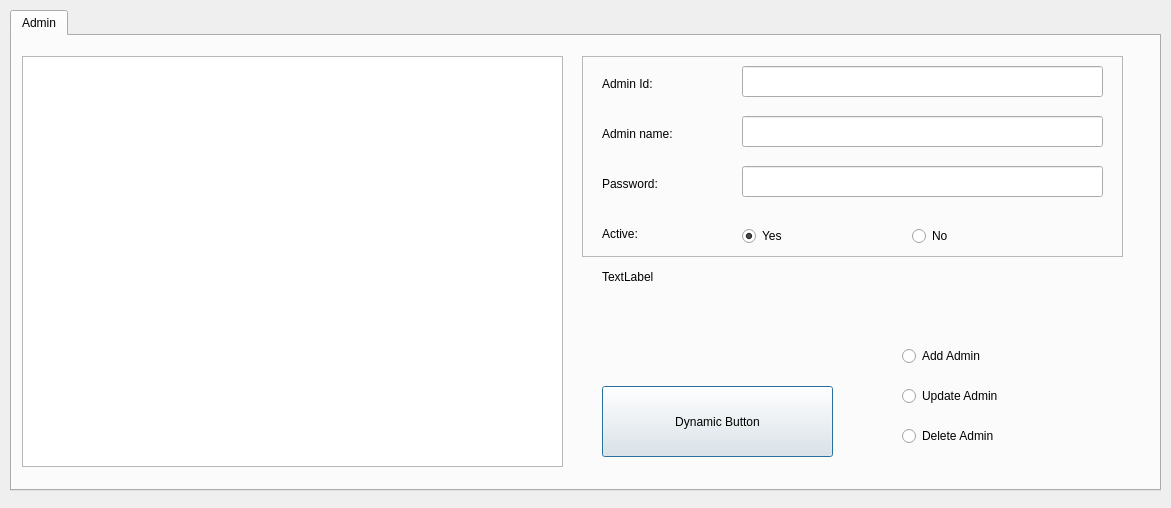
<?xml version="1.0" encoding="UTF-8"?>
<ui version="4.0">
 <class>dialogAdmin</class>
 <widget class="QDialog" name="dialogAdmin">
  <property name="geometry">
   <rect>
    <x>0</x>
    <y>0</y>
    <width>1171</width>
    <height>508</height>
   </rect>
  </property>
  <property name="windowTitle">
   <string>Admin</string>
  </property>
  <widget class="QTabWidget" name="tabAdmin">
   <property name="geometry">
    <rect>
     <x>10</x>
     <y>10</y>
     <width>1151</width>
     <height>481</height>
    </rect>
   </property>
   <property name="font">
    <font>
     <pointsize>9</pointsize>
    </font>
   </property>
   <property name="currentIndex">
    <number>0</number>
   </property>
   <widget class="QWidget" name="tabAdmin">
    <attribute name="title">
     <string>Admin</string>
    </attribute>
    <widget class="QPushButton" name="pushBtnAdmin">
     <property name="geometry">
      <rect>
       <x>590</x>
       <y>350</y>
       <width>231</width>
       <height>71</height>
      </rect>
     </property>
     <property name="font">
      <font>
       <pointsize>9</pointsize>
      </font>
     </property>
     <property name="text">
      <string>Dynamic Button</string>
     </property>
    </widget>
    <widget class="QWidget" name="widget" native="true">
     <property name="geometry">
      <rect>
       <x>870</x>
       <y>290</y>
       <width>191</width>
       <height>131</height>
      </rect>
     </property>
     <property name="font">
      <font>
       <pointsize>9</pointsize>
      </font>
     </property>
     <widget class="QRadioButton" name="rdbtnAddAdmin">
      <property name="geometry">
       <rect>
        <x>20</x>
        <y>20</y>
        <width>111</width>
        <height>20</height>
       </rect>
      </property>
      <property name="text">
       <string>Add Admin</string>
      </property>
     </widget>
     <widget class="QRadioButton" name="rdbtnUpdateAdmin">
      <property name="geometry">
       <rect>
        <x>20</x>
        <y>60</y>
        <width>131</width>
        <height>20</height>
       </rect>
      </property>
      <property name="text">
       <string>Update Admin</string>
      </property>
     </widget>
     <widget class="QRadioButton" name="rdbtnDeleteAdmin">
      <property name="geometry">
       <rect>
        <x>20</x>
        <y>100</y>
        <width>121</width>
        <height>20</height>
       </rect>
      </property>
      <property name="text">
       <string>Delete Admin</string>
      </property>
     </widget>
    </widget>
    <widget class="QFrame" name="frameAdminInfo_2">
     <property name="geometry">
      <rect>
       <x>570</x>
       <y>20</y>
       <width>541</width>
       <height>201</height>
      </rect>
     </property>
     <property name="font">
      <font>
       <pointsize>9</pointsize>
      </font>
     </property>
     <property name="frameShape">
      <enum>QFrame::StyledPanel</enum>
     </property>
     <property name="frameShadow">
      <enum>QFrame::Raised</enum>
     </property>
     <widget class="QLineEdit" name="txtAdminId">
      <property name="geometry">
       <rect>
        <x>160</x>
        <y>10</y>
        <width>361</width>
        <height>31</height>
       </rect>
      </property>
      <property name="text">
       <string/>
      </property>
     </widget>
     <widget class="QLineEdit" name="txtAdminName">
      <property name="geometry">
       <rect>
        <x>160</x>
        <y>60</y>
        <width>361</width>
        <height>31</height>
       </rect>
      </property>
     </widget>
     <widget class="QLineEdit" name="txtAdminPassword">
      <property name="enabled">
       <bool>true</bool>
      </property>
      <property name="geometry">
       <rect>
        <x>160</x>
        <y>110</y>
        <width>361</width>
        <height>31</height>
       </rect>
      </property>
     </widget>
     <widget class="QLabel" name="labelAdminId_2">
      <property name="geometry">
       <rect>
        <x>20</x>
        <y>20</y>
        <width>77</width>
        <height>16</height>
       </rect>
      </property>
      <property name="text">
       <string>Admin Id:</string>
      </property>
     </widget>
     <widget class="QLabel" name="labelAdminName_2">
      <property name="geometry">
       <rect>
        <x>20</x>
        <y>70</y>
        <width>101</width>
        <height>16</height>
       </rect>
      </property>
      <property name="text">
       <string>Admin name:</string>
      </property>
      <property name="textFormat">
       <enum>Qt::AutoText</enum>
      </property>
     </widget>
     <widget class="QLabel" name="labelAdminPassword_2">
      <property name="geometry">
       <rect>
        <x>20</x>
        <y>120</y>
        <width>81</width>
        <height>16</height>
       </rect>
      </property>
      <property name="font">
       <font>
        <strikeout>false</strikeout>
        <kerning>true</kerning>
       </font>
      </property>
      <property name="text">
       <string>Password:</string>
      </property>
     </widget>
     <widget class="QLabel" name="label_2">
      <property name="geometry">
       <rect>
        <x>20</x>
        <y>170</y>
        <width>101</width>
        <height>16</height>
       </rect>
      </property>
      <property name="font">
       <font>
        <strikeout>false</strikeout>
       </font>
      </property>
      <property name="text">
       <string>Active:</string>
      </property>
     </widget>
     <widget class="QRadioButton" name="rbAdminActiveYes">
      <property name="enabled">
       <bool>true</bool>
      </property>
      <property name="geometry">
       <rect>
        <x>160</x>
        <y>170</y>
        <width>131</width>
        <height>20</height>
       </rect>
      </property>
      <property name="text">
       <string>Yes</string>
      </property>
      <property name="checked">
       <bool>true</bool>
      </property>
     </widget>
     <widget class="QRadioButton" name="rbAdminActiveNo">
      <property name="geometry">
       <rect>
        <x>330</x>
        <y>170</y>
        <width>131</width>
        <height>20</height>
       </rect>
      </property>
      <property name="text">
       <string>No</string>
      </property>
     </widget>
    </widget>
    <widget class="QLabel" name="ErrorLabel">
     <property name="enabled">
      <bool>true</bool>
     </property>
     <property name="geometry">
      <rect>
       <x>590</x>
       <y>230</y>
       <width>521</width>
       <height>21</height>
      </rect>
     </property>
     <property name="text">
      <string>TextLabel</string>
     </property>
     <property name="textFormat">
      <enum>Qt::PlainText</enum>
     </property>
    </widget>
    <widget class="QTableView" name="tvDialogAdmin">
     <property name="geometry">
      <rect>
       <x>10</x>
       <y>20</y>
       <width>541</width>
       <height>411</height>
      </rect>
     </property>
    </widget>
   </widget>
  </widget>
 </widget>
 <resources/>
 <connections/>
</ui>
